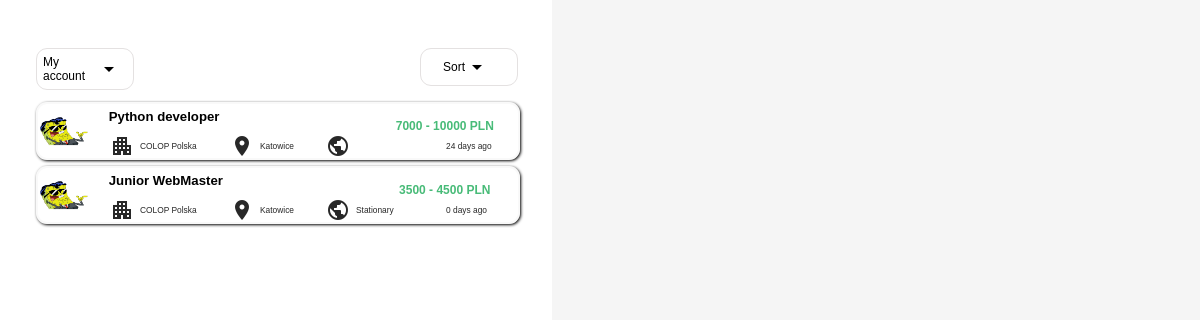
The page / (signed in) on the database as committed earlier.
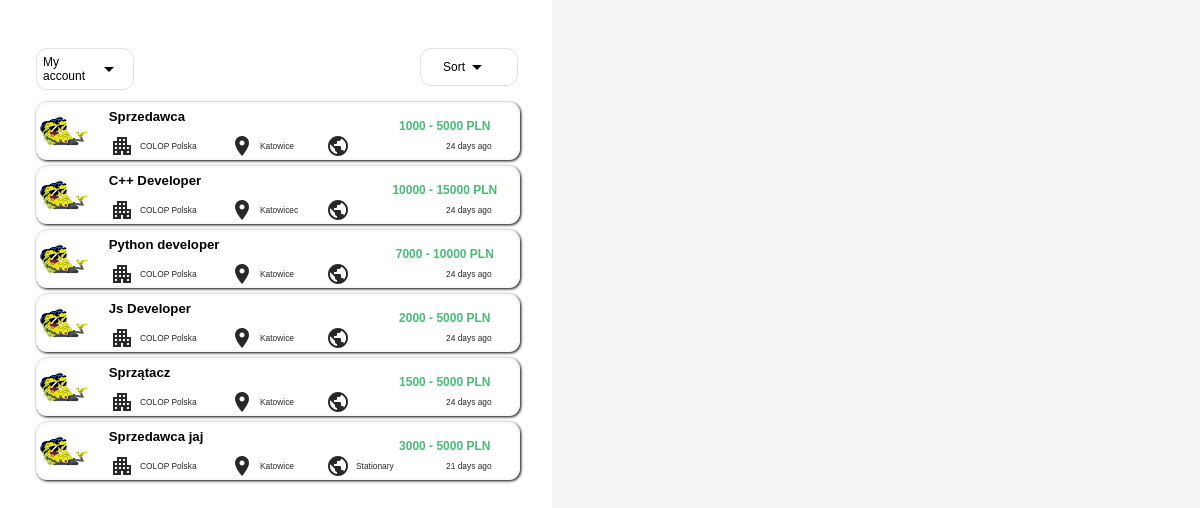
The same page on the database as committed later.
### tables this page shows
CREATE TABLE `offers` (
  `job_id` int(11) NOT NULL,
  `name` varchar(50) NOT NULL,
  `min_salary` int(11) NOT NULL,
  `max_salary` int(11) NOT NULL,
  `company` varchar(100) NOT NULL,
  `location` varchar(50) NOT NULL,
  `workplace` varchar(15) NOT NULL,
  `date` date NOT NULL,
  `description` text NOT NULL,
  `experience` varchar(15) NOT NULL,
  `type` varchar(25) NOT NULL,
  `job_owner_id` int(11) NOT NULL
);

### slider_personal.php (the view, shortened to what this page needs)
<div id = "slider">
        <div id="container">
        <div id = "account">
            <div id = "show_account_list" onclick = "toggleAccountList()">My account <i class="material-icons" id = "toggleAccountIcon">arrow_drop_down</i></div>
        </div>
        <div id = "sort_by">
            <div id = "show_sort_list" onclick = "toggleSortList()">Sort <i class="material-icons" id = "toggleSortIcon">arrow_drop_down</i></div>
        </div>
        </div>
        <?php
            include("database.php");
            @$order = $_GET['sort'];
            if($order == NULL){
               $order = 'job_id';
            }
            $queryGetJobInfo = $conn->prepare("SELECT `job_id`, `name`, `min_salary`, `max_salary`, `company`, `location`, `workplace`, `date`, `job_owner_id` from offers order by ?");
            $queryGetJobInfo->bind_param("s", $order);
            $queryGetJobInfo->execute();
            $queryGetJobInfo->bind_result($job_id, $job_name, $min_salary, $max_salary, $company_name, $location, $workplace, $uploadDate, $job_owner_id);
            $queryGetJobInfo->store_result();
            $NumberOfRows = $queryGetJobInfo->num_rows;
            if ($NumberOfRows > 0) {
                while ($queryGetJobInfo->fetch()) {
                if($max_salary == 0){
                    $salary = $min_salary." PLN";
                }else{
                    $salary = $min_salary." - ".$max_salary." PLN";
                }
                $todayDate = date_create(date("Y-m-d"));
                $uploadDate = date_create($uploadDate);
                $date = date_diff($todayDate, $uploadDate);
                echo ('
                <a href = "offer.php?id='.$job_id.'&sort='.$order.'">
                <div id = "job_offer">
                    <img class = "logo" src = "Images/photos_user_'.$job_owner_id.'/profileImage.png" onerror="this.onerror=null; this.src=\'Images/error.png\'">
                    <div class = "higher_container">
                        <div class = "job_name">
                            <h2 class = "job_name_text">'.$job_name.'</h2>
                        </div>
                        <div class = "salary">
                            <h2 class = "job_salary_text">'.$salary.'</h2>
                        </div>
                        </div>
                        <div class = "lower_container">
                            <div class = "company_name"><i class="material-icons">apartment</i>'.$company_name.'</div>
                            <div class = "location"><i class="material-icons">location_on</i>'.$location.'</div>
                            <div class = "workplace"><i class="material-icons">public</i>'.$workplace.'</div>
                            <div class = "date">'.$date->format("%a days ago").'</div>
                    </div>
                </div>
                </a>
                ');
            }
        }else {
                echo '<p>No job offers found.</p>';
            }
        ?>
    </div>

Rows that differ between the two databases and show on the page:
removed offers: name "Junior WebMaster", salary "3500 - 4500 PLN", company "COLOP Polska", location "Katowice", workplace "Stationary", date "0 days ago"
added offers: name "Sprzedawca", salary "1000 - 5000 PLN", company "COLOP Polska", location "Katowice", date "24 days ago"
added offers: name "C++ Developer", salary "10000 - 15000 PLN", company "COLOP Polska", location "Katowicec", date "24 days ago"
added offers: name "Js Developer", salary "2000 - 5000 PLN", company "COLOP Polska", location "Katowice", date "24 days ago"
added offers: name "Sprzątacz", salary "1500 - 5000 PLN", company "COLOP Polska", location "Katowice", date "24 days ago"
added offers: name "Sprzedawca jaj", salary "3000 - 5000 PLN", company "COLOP Polska", location "Katowice", workplace "Stationary", date "21 days ago"
